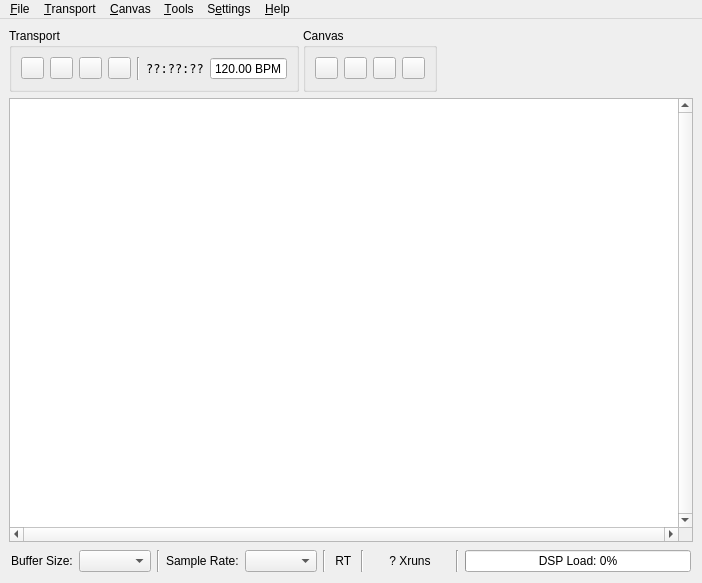
<?xml version="1.0" encoding="UTF-8"?>
<ui version="4.0">
 <class>CatiaMainW</class>
 <widget class="QMainWindow" name="CatiaMainW">
  <property name="geometry">
   <rect>
    <x>0</x>
    <y>0</y>
    <width>702</width>
    <height>583</height>
   </rect>
  </property>
  <property name="windowTitle">
   <string>Catia</string>
  </property>
  <widget class="QWidget" name="centralwidget">
   <layout class="QVBoxLayout" name="verticalLayout">
    <item>
     <widget class="QFrame" name="frame_toolbar">
      <layout class="QHBoxLayout" name="horizontalLayout_6">
       <property name="spacing">
        <number>4</number>
       </property>
       <property name="margin">
        <number>0</number>
       </property>
       <item>
        <widget class="QGroupBox" name="group_transport">
         <property name="title">
          <string>Transport</string>
         </property>
         <layout class="QHBoxLayout" name="horizontalLayout_3">
          <item>
           <widget class="QPushButton" name="b_transport_play">
            <property name="maximumSize">
             <size>
              <width>23</width>
              <height>16777215</height>
             </size>
            </property>
            <property name="toolTip">
             <string>Transport Play/Pause</string>
            </property>
            <property name="text">
             <string/>
            </property>
            <property name="icon">
             <iconset>
              <normaloff>:/16x16/media-playback-start.png</normaloff>:/16x16/media-playback-start.png</iconset>
            </property>
            <property name="checkable">
             <bool>true</bool>
            </property>
           </widget>
          </item>
          <item>
           <widget class="QPushButton" name="b_transport_stop">
            <property name="maximumSize">
             <size>
              <width>23</width>
              <height>16777215</height>
             </size>
            </property>
            <property name="toolTip">
             <string>Transport Stop</string>
            </property>
            <property name="text">
             <string/>
            </property>
            <property name="icon">
             <iconset>
              <normaloff>:/16x16/media-playback-stop.png</normaloff>:/16x16/media-playback-stop.png</iconset>
            </property>
           </widget>
          </item>
          <item>
           <widget class="QPushButton" name="b_transport_backwards">
            <property name="maximumSize">
             <size>
              <width>23</width>
              <height>16777215</height>
             </size>
            </property>
            <property name="toolTip">
             <string>Transport Backwards</string>
            </property>
            <property name="text">
             <string/>
            </property>
            <property name="icon">
             <iconset>
              <normaloff>:/16x16/media-seek-backward.png</normaloff>:/16x16/media-seek-backward.png</iconset>
            </property>
            <property name="autoRepeat">
             <bool>true</bool>
            </property>
           </widget>
          </item>
          <item>
           <widget class="QPushButton" name="b_transport_forwards">
            <property name="maximumSize">
             <size>
              <width>23</width>
              <height>16777215</height>
             </size>
            </property>
            <property name="toolTip">
             <string>Transport Forwards</string>
            </property>
            <property name="text">
             <string/>
            </property>
            <property name="icon">
             <iconset>
              <normaloff>:/16x16/media-seek-forward.png</normaloff>:/16x16/media-seek-forward.png</iconset>
            </property>
            <property name="autoRepeat">
             <bool>true</bool>
            </property>
           </widget>
          </item>
          <item>
           <widget class="Line" name="line">
            <property name="orientation">
             <enum>Qt::Vertical</enum>
            </property>
           </widget>
          </item>
          <item>
           <widget class="QLabel" name="label_time">
            <property name="font">
             <font>
              <family>DejaVu Sans Mono</family>
              <pointsize>9</pointsize>
             </font>
            </property>
            <property name="contextMenuPolicy">
             <enum>Qt::CustomContextMenu</enum>
            </property>
            <property name="text">
             <string>??:??:??</string>
            </property>
            <property name="alignment">
             <set>Qt::AlignCenter</set>
            </property>
           </widget>
          </item>
          <item>
           <widget class="QDoubleSpinBox" name="sb_bpm">
            <property name="toolTip">
             <string>Beats per Minute</string>
            </property>
            <property name="readOnly">
             <bool>true</bool>
            </property>
            <property name="buttonSymbols">
             <enum>QAbstractSpinBox::NoButtons</enum>
            </property>
            <property name="prefix">
             <string/>
            </property>
            <property name="suffix">
             <string> BPM</string>
            </property>
            <property name="decimals">
             <number>2</number>
            </property>
            <property name="maximum">
             <double>999.000000000000000</double>
            </property>
            <property name="value">
             <double>120.000000000000000</double>
            </property>
           </widget>
          </item>
         </layout>
        </widget>
       </item>
       <item>
        <widget class="QGroupBox" name="group_canvas">
         <property name="title">
          <string>Canvas</string>
         </property>
         <layout class="QHBoxLayout" name="horizontalLayout_4">
          <item>
           <widget class="QPushButton" name="b_canvas_zoom_fit">
            <property name="maximumSize">
             <size>
              <width>23</width>
              <height>16777215</height>
             </size>
            </property>
            <property name="toolTip">
             <string>Zoom Auto-Fit</string>
            </property>
            <property name="text">
             <string/>
            </property>
            <property name="icon">
             <iconset>
              <normaloff>:/16x16/zoom-fit-best.png</normaloff>:/16x16/zoom-fit-best.png</iconset>
            </property>
           </widget>
          </item>
          <item>
           <widget class="QPushButton" name="b_canvas_zoom_in">
            <property name="maximumSize">
             <size>
              <width>23</width>
              <height>16777215</height>
             </size>
            </property>
            <property name="toolTip">
             <string>Zoom In</string>
            </property>
            <property name="text">
             <string/>
            </property>
            <property name="icon">
             <iconset>
              <normaloff>:/16x16/zoom-in.png</normaloff>:/16x16/zoom-in.png</iconset>
            </property>
           </widget>
          </item>
          <item>
           <widget class="QPushButton" name="b_canvas_zoom_out">
            <property name="maximumSize">
             <size>
              <width>23</width>
              <height>16777215</height>
             </size>
            </property>
            <property name="toolTip">
             <string>Zoom Out</string>
            </property>
            <property name="text">
             <string/>
            </property>
            <property name="icon">
             <iconset>
              <normaloff>:/16x16/zoom-out.png</normaloff>:/16x16/zoom-out.png</iconset>
            </property>
           </widget>
          </item>
          <item>
           <widget class="QPushButton" name="b_canvas_zoom_100">
            <property name="maximumSize">
             <size>
              <width>23</width>
              <height>16777215</height>
             </size>
            </property>
            <property name="toolTip">
             <string>Zoom 100%</string>
            </property>
            <property name="text">
             <string/>
            </property>
            <property name="icon">
             <iconset>
              <normaloff>:/16x16/zoom-original.png</normaloff>:/16x16/zoom-original.png</iconset>
            </property>
           </widget>
          </item>
         </layout>
        </widget>
       </item>
       <item>
        <spacer name="horizontalSpacer">
         <property name="orientation">
          <enum>Qt::Horizontal</enum>
         </property>
         <property name="sizeHint" stdset="0">
          <size>
           <width>40</width>
           <height>20</height>
          </size>
         </property>
        </spacer>
       </item>
      </layout>
     </widget>
    </item>
    <item>
     <widget class="QGraphicsView" name="graphicsView">
      <property name="verticalScrollBarPolicy">
       <enum>Qt::ScrollBarAlwaysOn</enum>
      </property>
      <property name="horizontalScrollBarPolicy">
       <enum>Qt::ScrollBarAlwaysOn</enum>
      </property>
     </widget>
    </item>
    <item>
     <widget class="QFrame" name="frame_statusbar">
      <property name="frameShape">
       <enum>QFrame::NoFrame</enum>
      </property>
      <property name="frameShadow">
       <enum>QFrame::Sunken</enum>
      </property>
      <layout class="QHBoxLayout" name="horizontalLayout">
       <property name="margin">
        <number>2</number>
       </property>
       <item>
        <widget class="QLabel" name="label_buffer_size">
         <property name="text">
          <string>Buffer Size:</string>
         </property>
        </widget>
       </item>
       <item>
        <widget class="QComboBox" name="cb_buffer_size"/>
       </item>
       <item>
        <widget class="Line" name="line_1">
         <property name="orientation">
          <enum>Qt::Vertical</enum>
         </property>
        </widget>
       </item>
       <item>
        <widget class="QLabel" name="label_sample_rate">
         <property name="text">
          <string>Sample Rate:</string>
         </property>
        </widget>
       </item>
       <item>
        <widget class="QComboBox" name="cb_sample_rate"/>
       </item>
       <item>
        <widget class="Line" name="line_2">
         <property name="orientation">
          <enum>Qt::Vertical</enum>
         </property>
        </widget>
       </item>
       <item>
        <widget class="QLabel" name="label_realtime">
         <property name="text">
          <string> RT </string>
         </property>
        </widget>
       </item>
       <item>
        <widget class="Line" name="line_3">
         <property name="orientation">
          <enum>Qt::Vertical</enum>
         </property>
        </widget>
       </item>
       <item>
        <widget class="QPushButton" name="b_xruns">
         <property name="text">
          <string>? Xruns</string>
         </property>
         <property name="flat">
          <bool>true</bool>
         </property>
        </widget>
       </item>
       <item>
        <widget class="Line" name="line_4">
         <property name="orientation">
          <enum>Qt::Vertical</enum>
         </property>
        </widget>
       </item>
       <item>
        <widget class="QProgressBar" name="pb_dsp_load">
         <property name="value">
          <number>0</number>
         </property>
         <property name="format">
          <string>DSP Load: %p%</string>
         </property>
        </widget>
       </item>
      </layout>
     </widget>
    </item>
   </layout>
  </widget>
  <widget class="QMenuBar" name="menubar">
   <property name="geometry">
    <rect>
     <x>0</x>
     <y>0</y>
     <width>702</width>
     <height>18</height>
    </rect>
   </property>
   <widget class="QMenu" name="menu_File">
    <property name="title">
     <string>&amp;File</string>
    </property>
    <addaction name="act_quit"/>
   </widget>
   <widget class="QMenu" name="menu_Help">
    <property name="title">
     <string>&amp;Help</string>
    </property>
    <addaction name="act_help_about"/>
    <addaction name="act_help_about_qt"/>
   </widget>
   <widget class="QMenu" name="menu_Transport">
    <property name="title">
     <string>&amp;Transport</string>
    </property>
    <addaction name="act_transport_play"/>
    <addaction name="act_transport_stop"/>
    <addaction name="act_transport_backwards"/>
    <addaction name="act_transport_forwards"/>
   </widget>
   <widget class="QMenu" name="menu_Canvas">
    <property name="title">
     <string>&amp;Canvas</string>
    </property>
    <widget class="QMenu" name="menu_Canvas_Zoom">
     <property name="title">
      <string>Zoom</string>
     </property>
     <addaction name="act_canvas_zoom_fit"/>
     <addaction name="separator"/>
     <addaction name="act_canvas_zoom_in"/>
     <addaction name="act_canvas_zoom_out"/>
     <addaction name="act_canvas_zoom_100"/>
    </widget>
    <addaction name="act_canvas_arrange"/>
    <addaction name="act_canvas_refresh"/>
    <addaction name="menu_Canvas_Zoom"/>
    <addaction name="separator"/>
    <addaction name="act_canvas_save_image"/>
   </widget>
   <widget class="QMenu" name="menu_Tools">
    <property name="title">
     <string>&amp;Tools</string>
    </property>
    <widget class="QMenu" name="menu_A2J_Bridge">
     <property name="title">
      <string>&amp;ALSA-MIDI Bridge</string>
     </property>
     <addaction name="act_tools_a2j_start"/>
     <addaction name="act_tools_a2j_stop"/>
     <addaction name="act_tools_a2j_export_hw"/>
    </widget>
    <addaction name="menu_A2J_Bridge"/>
    <addaction name="separator"/>
    <addaction name="act_jack_clear_xruns"/>
   </widget>
   <widget class="QMenu" name="menu_Settings">
    <property name="title">
     <string>S&amp;ettings</string>
    </property>
    <addaction name="act_settings_show_alsa"/>
    <addaction name="act_settings_show_toolbar"/>
    <addaction name="act_settings_show_statusbar"/>
    <addaction name="separator"/>
    <addaction name="act_configure"/>
   </widget>
   <addaction name="menu_File"/>
   <addaction name="menu_Transport"/>
   <addaction name="menu_Canvas"/>
   <addaction name="menu_Tools"/>
   <addaction name="menu_Settings"/>
   <addaction name="menu_Help"/>
  </widget>
  <action name="act_quit">
   <property name="icon">
    <iconset resource="../resources.qrc">
     <normaloff>:/16x16/application-exit.svgz</normaloff>:/16x16/application-exit.svgz</iconset>
   </property>
   <property name="text">
    <string>&amp;Quit</string>
   </property>
   <property name="shortcut">
    <string>Ctrl+Q</string>
   </property>
  </action>
  <action name="act_help_about">
   <property name="text">
    <string>&amp;About Catia</string>
   </property>
  </action>
  <action name="act_transport_play">
   <property name="checkable">
    <bool>true</bool>
   </property>
   <property name="icon">
    <iconset resource="../resources.qrc">
     <normaloff>:/16x16/media-playback-start.svgz</normaloff>:/16x16/media-playback-start.svgz</iconset>
   </property>
   <property name="text">
    <string>&amp;Play</string>
   </property>
   <property name="shortcut">
    <string>Ctrl+Shift+P</string>
   </property>
  </action>
  <action name="act_transport_stop">
   <property name="icon">
    <iconset resource="../resources.qrc">
     <normaloff>:/16x16/media-playback-stop.svgz</normaloff>:/16x16/media-playback-stop.svgz</iconset>
   </property>
   <property name="text">
    <string>&amp;Stop</string>
   </property>
   <property name="shortcut">
    <string>Ctrl+Shift+X</string>
   </property>
  </action>
  <action name="act_transport_backwards">
   <property name="icon">
    <iconset resource="../resources.qrc">
     <normaloff>:/16x16/media-seek-backward.svgz</normaloff>:/16x16/media-seek-backward.svgz</iconset>
   </property>
   <property name="text">
    <string>&amp;Backwards</string>
   </property>
   <property name="shortcut">
    <string>Ctrl+Shift+B</string>
   </property>
  </action>
  <action name="act_transport_forwards">
   <property name="icon">
    <iconset resource="../resources.qrc">
     <normaloff>:/16x16/media-seek-forward.svgz</normaloff>:/16x16/media-seek-forward.svgz</iconset>
   </property>
   <property name="text">
    <string>&amp;Forwards</string>
   </property>
   <property name="shortcut">
    <string>Ctrl+Shift+F</string>
   </property>
  </action>
  <action name="act_canvas_refresh">
   <property name="icon">
    <iconset resource="../resources.qrc">
     <normaloff>:/16x16/view-refresh.svgz</normaloff>:/16x16/view-refresh.svgz</iconset>
   </property>
   <property name="text">
    <string>&amp;Refresh</string>
   </property>
   <property name="shortcut">
    <string>Ctrl+R</string>
   </property>
  </action>
  <action name="act_canvas_arrange">
   <property name="icon">
    <iconset resource="../resources.qrc">
     <normaloff>:/16x16/view-sort-ascending.svgz</normaloff>:/16x16/view-sort-ascending.svgz</iconset>
   </property>
   <property name="text">
    <string>&amp;Arrange</string>
   </property>
   <property name="shortcut">
    <string>Ctrl+G</string>
   </property>
  </action>
  <action name="act_canvas_zoom_fit">
   <property name="icon">
    <iconset resource="../resources.qrc">
     <normaloff>:/16x16/zoom-fit-best.svgz</normaloff>:/16x16/zoom-fit-best.svgz</iconset>
   </property>
   <property name="text">
    <string>Auto-Fit</string>
   </property>
   <property name="shortcut">
    <string>Home</string>
   </property>
  </action>
  <action name="act_canvas_zoom_in">
   <property name="icon">
    <iconset resource="../resources.qrc">
     <normaloff>:/16x16/zoom-in.svgz</normaloff>:/16x16/zoom-in.svgz</iconset>
   </property>
   <property name="text">
    <string>Zoom In</string>
   </property>
   <property name="shortcut">
    <string>Ctrl++</string>
   </property>
  </action>
  <action name="act_canvas_zoom_out">
   <property name="icon">
    <iconset resource="../resources.qrc">
     <normaloff>:/16x16/zoom-out.svgz</normaloff>:/16x16/zoom-out.svgz</iconset>
   </property>
   <property name="text">
    <string>Zoom Out</string>
   </property>
   <property name="shortcut">
    <string>Ctrl+-</string>
   </property>
  </action>
  <action name="act_canvas_zoom_100">
   <property name="icon">
    <iconset resource="../resources.qrc">
     <normaloff>:/16x16/zoom-original.svgz</normaloff>:/16x16/zoom-original.svgz</iconset>
   </property>
   <property name="text">
    <string>Zoom 100%</string>
   </property>
   <property name="shortcut">
    <string>Ctrl+1</string>
   </property>
  </action>
  <action name="act_jack_clear_xruns">
   <property name="icon">
    <iconset>
     <normaloff>:/16x16/edit-clear.png</normaloff>:/16x16/edit-clear.png</iconset>
   </property>
   <property name="text">
    <string>Clear &amp;Xruns</string>
   </property>
  </action>
  <action name="act_jack_configure">
   <property name="icon">
    <iconset>
     <normaloff>:/16x16/configure.png</normaloff>:/16x16/configure.png</iconset>
   </property>
   <property name="text">
    <string>Configure JACK</string>
   </property>
  </action>
  <action name="act_settings_show_toolbar">
   <property name="checkable">
    <bool>true</bool>
   </property>
   <property name="text">
    <string>Show Toolbar</string>
   </property>
  </action>
  <action name="act_settings_show_statusbar">
   <property name="checkable">
    <bool>true</bool>
   </property>
   <property name="text">
    <string>Show Statusbar</string>
   </property>
  </action>
  <action name="act_configure">
   <property name="icon">
    <iconset resource="../resources.qrc">
     <normaloff>:/16x16/configure.svgz</normaloff>:/16x16/configure.svgz</iconset>
   </property>
   <property name="text">
    <string>Configure Catia</string>
   </property>
   <property name="shortcut">
    <string>Ctrl+P</string>
   </property>
  </action>
  <action name="act_tools_jack_start">
   <property name="icon">
    <iconset>
     <normaloff>:/16x16/media-playback-start.png</normaloff>:/16x16/media-playback-start.png</iconset>
   </property>
   <property name="text">
    <string>Start JACK Server</string>
   </property>
   <property name="shortcut">
    <string>F5</string>
   </property>
  </action>
  <action name="act_tools_jack_stop">
   <property name="icon">
    <iconset>
     <normaloff>:/16x16/media-playback-stop.png</normaloff>:/16x16/media-playback-stop.png</iconset>
   </property>
   <property name="text">
    <string>Stop JACK Server</string>
   </property>
   <property name="shortcut">
    <string>F6</string>
   </property>
  </action>
  <action name="act_jack_bf_32">
   <property name="checkable">
    <bool>true</bool>
   </property>
   <property name="text">
    <string>32</string>
   </property>
  </action>
  <action name="act_jack_bf_64">
   <property name="checkable">
    <bool>true</bool>
   </property>
   <property name="text">
    <string>64</string>
   </property>
  </action>
  <action name="act_jack_bf_128">
   <property name="checkable">
    <bool>true</bool>
   </property>
   <property name="text">
    <string>128</string>
   </property>
  </action>
  <action name="act_jack_bf_256">
   <property name="checkable">
    <bool>true</bool>
   </property>
   <property name="text">
    <string>256</string>
   </property>
  </action>
  <action name="act_jack_bf_512">
   <property name="checkable">
    <bool>true</bool>
   </property>
   <property name="text">
    <string>512</string>
   </property>
  </action>
  <action name="act_jack_bf_1024">
   <property name="checkable">
    <bool>true</bool>
   </property>
   <property name="text">
    <string>1024</string>
   </property>
  </action>
  <action name="act_jack_bf_2048">
   <property name="checkable">
    <bool>true</bool>
   </property>
   <property name="text">
    <string>2048</string>
   </property>
  </action>
  <action name="act_jack_bf_4096">
   <property name="checkable">
    <bool>true</bool>
   </property>
   <property name="text">
    <string>4096</string>
   </property>
  </action>
  <action name="act_jack_bf_8192">
   <property name="checkable">
    <bool>true</bool>
   </property>
   <property name="text">
    <string>8192</string>
   </property>
  </action>
  <action name="act_tools_a2j_start">
   <property name="icon">
    <iconset>
     <normaloff>:/16x16/media-playback-start.png</normaloff>:/16x16/media-playback-start.png</iconset>
   </property>
   <property name="text">
    <string>Start Bridge</string>
   </property>
   <property name="shortcut">
    <string>F7</string>
   </property>
  </action>
  <action name="act_tools_a2j_stop">
   <property name="icon">
    <iconset>
     <normaloff>:/16x16/media-playback-stop.png</normaloff>:/16x16/media-playback-stop.png</iconset>
   </property>
   <property name="text">
    <string>Stop Bridge</string>
   </property>
   <property name="shortcut">
    <string>F8</string>
   </property>
  </action>
  <action name="act_tools_a2j_export_hw">
   <property name="text">
    <string>Export Hardware Ports...</string>
   </property>
  </action>
  <action name="act_canvas_save_image">
   <property name="text">
    <string>Save &amp;Image...</string>
   </property>
  </action>
  <action name="act_help_about_qt">
   <property name="text">
    <string>About Qt</string>
   </property>
  </action>
  <action name="act_jack_bf_16">
   <property name="checkable">
    <bool>true</bool>
   </property>
   <property name="text">
    <string>16</string>
   </property>
  </action>
  <action name="act_settings_show_alsa">
   <property name="checkable">
    <bool>true</bool>
   </property>
   <property name="text">
    <string>Show ALSA-MIDI (EXPERIMENTAL)</string>
   </property>
  </action>
 </widget>
 <resources>
  <include location="../resources.qrc"/>
 </resources>
 <connections>
  <connection>
   <sender>act_quit</sender>
   <signal>triggered()</signal>
   <receiver>CatiaMainW</receiver>
   <slot>close()</slot>
   <hints>
    <hint type="sourcelabel">
     <x>-1</x>
     <y>-1</y>
    </hint>
    <hint type="destinationlabel">
     <x>336</x>
     <y>291</y>
    </hint>
   </hints>
  </connection>
  <connection>
   <sender>act_settings_show_toolbar</sender>
   <signal>triggered(bool)</signal>
   <receiver>frame_toolbar</receiver>
   <slot>setVisible(bool)</slot>
   <hints>
    <hint type="sourcelabel">
     <x>-1</x>
     <y>-1</y>
    </hint>
    <hint type="destinationlabel">
     <x>336</x>
     <y>60</y>
    </hint>
   </hints>
  </connection>
  <connection>
   <sender>act_settings_show_statusbar</sender>
   <signal>triggered(bool)</signal>
   <receiver>frame_statusbar</receiver>
   <slot>setVisible(bool)</slot>
   <hints>
    <hint type="sourcelabel">
     <x>-1</x>
     <y>-1</y>
    </hint>
    <hint type="destinationlabel">
     <x>336</x>
     <y>563</y>
    </hint>
   </hints>
  </connection>
 </connections>
</ui>
